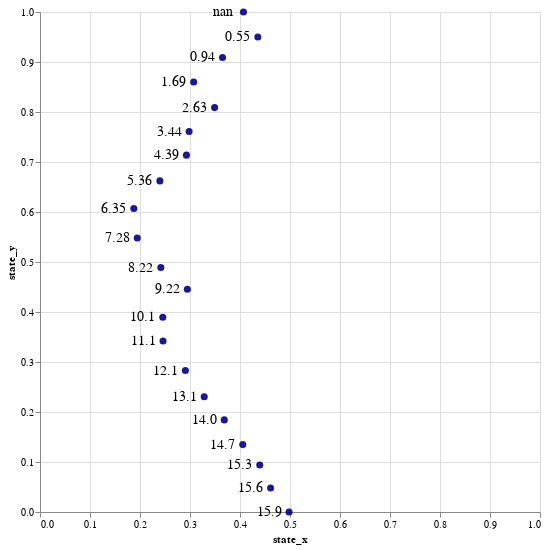

The notebook cell saved with this chart:
### Code cell
WH_no_reward_shift.plot_trajectory()

### Figure 1 — Vega-Lite specification as saved in the notebook (floating-point values rounded to 4 significant figures)
{"config": {"view": {"continuousWidth": 400, "continuousHeight": 300}}, "layer": [{"data": {"name": "data-837b2788697c104913508933f03ebe1d"}, "mark": {"type": "point", "fill": "darkblue", "opacity": 0.9, "size": 50, "strokeWidth": 0}, "encoding": {"x": {"field": "state_x", "scale": {"domain": [0, 1]}, "type": "quantitative"}, "y": {"field": "state_y", "type": "quantitative"}}, "height": 500, "width": 500}, {"data": {"name": "data-e56a687bc77f07d548022425313d4f9b"}, "mark": {"type": "text", "color": "black", "dx": -20, "fontSize": 14}, "encoding": {"text": {"field": "returns", "type": "nominal"}, "x": {"field": "state_x", "type": "quantitative"}, "y": {"field": "state_y", "type": "quantitative"}}}], "$schema": "https://vega.github.io/schema/vega-lite/v4.17.0.json", "datasets": {"data-837b2788697c104913508933f03ebe1d": [{"state_x": 0.4981, "state_y": 0.0, "actions": ["left"], "rewards": null, "returns": 15.94}, {"state_x": 0.4612, "state_y": 0.04799, "actions": ["left"], "rewards": 0.2412, "returns": 15.7}, {"state_x": 0.4395, "state_y": 0.09399, "actions": ["left"], "rewards": 0.3708, "returns": 15.32}, {"state_x": 0.4055, "state_y": 0.1348, "actions": ["left"], "rewards": 0.5594, "returns": 14.77}, {"state_x": 0.3686, "state_y": 0.1842, "actions": ["left"], "rewards": 0.7349, "returns": 14.03}, {"state_x": 0.3285, "state_y": 0.2304, "actions": ["left"], "rewards": 0.8809, "returns": 13.15}, {"state_x": 0.2908, "state_y": 0.283, "actions": ["left"], "rewards": 0.9673, "returns": 12.18}, {"state_x": 0.2461, "state_y": 0.3421, "actions": ["up"], "rewards": 0.9997, "returns": 11.18}, {"state_x": 0.2456, "state_y": 0.3894, "actions": ["right"], "rewards": 0.9996, "returns": 10.18}, {"state_x": 0.2947, "state_y": 0.4456, "actions": ["left"], "rewards": 0.9608, "returns": 9.222}, {"state_x": 0.2416, "state_y": 0.489, "actions": ["left"], "rewards": 0.9986, "returns": 8.223}, {"state_x": 0.1945, "state_y": 0.5481, "actions": ["up"], "rewards": 0.9398, "returns": 7.284}, {"state_x": 0.1877, "state_y": 0.607, "actions": ["right"], "rewards": 0.9243, "returns": 6.359}, {"state_x": 0.2398, "state_y": 0.6622, "actions": ["right"], "rewards": 0.9979, "returns": 5.361}, {"state_x": 0.2929, "state_y": 0.7137, "actions": ["up"], "rewards": 0.9639, "returns": 4.397}, {"state_x": 0.2982, "state_y": 0.761, "actions": ["right"], "rewards": 0.9545, "returns": 3.443}, {"state_x": 0.3492, "state_y": 0.8088, "actions": ["left"], "rewards": 0.812, "returns": 2.631}, {"state_x": 0.3074, "state_y": 0.8601, "actions": ["right"], "rewards": 0.9357, "returns": 1.695}, {"state_x": 0.365, "state_y": 0.9091, "actions": ["right"], "rewards": 0.7499, "returns": 0.9452}, {"state_x": 0.4357, "state_y": 0.9501, "actions": ["left"], "rewards": 0.3933, "returns": 0.5519}, {"state_x": 0.4069, "state_y": 1.0, "actions": null, "rewards": 0.5519, "returns": null}], "data-e56a687bc77f07d548022425313d4f9b": [{"state_x": 0.4981, "state_y": 0.0, "actions": ["left"], "rewards": null, "returns": "15.9"}, {"state_x": 0.4612, "state_y": 0.04799, "actions": ["left"], "rewards": 0.2412, "returns": "15.6"}, {"state_x": 0.4395, "state_y": 0.09399, "actions": ["left"], "rewards": 0.3708, "returns": "15.3"}, {"state_x": 0.4055, "state_y": 0.1348, "actions": ["left"], "rewards": 0.5594, "returns": "14.7"}, {"state_x": 0.3686, "state_y": 0.1842, "actions": ["left"], "rewards": 0.7349, "returns": "14.0"}, {"state_x": 0.3285, "state_y": 0.2304, "actions": ["left"], "rewards": 0.8809, "returns": "13.1"}, {"state_x": 0.2908, "state_y": 0.283, "actions": ["left"], "rewards": 0.9673, "returns": "12.1"}, {"state_x": 0.2461, "state_y": 0.3421, "actions": ["up"], "rewards": 0.9997, "returns": "11.1"}, {"state_x": 0.2456, "state_y": 0.3894, "actions": ["right"], "rewards": 0.9996, "returns": "10.1"}, {"state_x": 0.2947, "state_y": 0.4456, "actions": ["left"], "rewards": 0.9608, "returns": "9.22"}, {"state_x": 0.2416, "state_y": 0.489, "actions": ["left"], "rewards": 0.9986, "returns": "8.22"}, {"state_x": 0.1945, "state_y": 0.5481, "actions": ["up"], "rewards": 0.9398, "returns": "7.28"}, {"state_x": 0.1877, "state_y": 0.607, "actions": ["right"], "rewards": 0.9243, "returns": "6.35"}, {"state_x": 0.2398, "state_y": 0.6622, "actions": ["right"], "rewards": 0.9979, "returns": "5.36"}, {"state_x": 0.2929, "state_y": 0.7137, "actions": ["up"], "rewards": 0.9639, "returns": "4.39"}, {"state_x": 0.2982, "state_y": 0.761, "actions": ["right"], "rewards": 0.9545, "returns": "3.44"}, {"state_x": 0.3492, "state_y": 0.8088, "actions": ["left"], "rewards": 0.812, "returns": "2.63"}, {"state_x": 0.3074, "state_y": 0.8601, "actions": ["right"], "rewards": 0.9357, "returns": "1.69"}, {"state_x": 0.365, "state_y": 0.9091, "actions": ["right"], "rewards": 0.7499, "returns": "0.94"}, {"state_x": 0.4357, "state_y": 0.9501, "actions": ["left"], "rewards": 0.3933, "returns": "0.55"}, {"state_x": 0.4069, "state_y": 1.0, "actions": null, "rewards": 0.5519, "returns": "nan"}]}}
